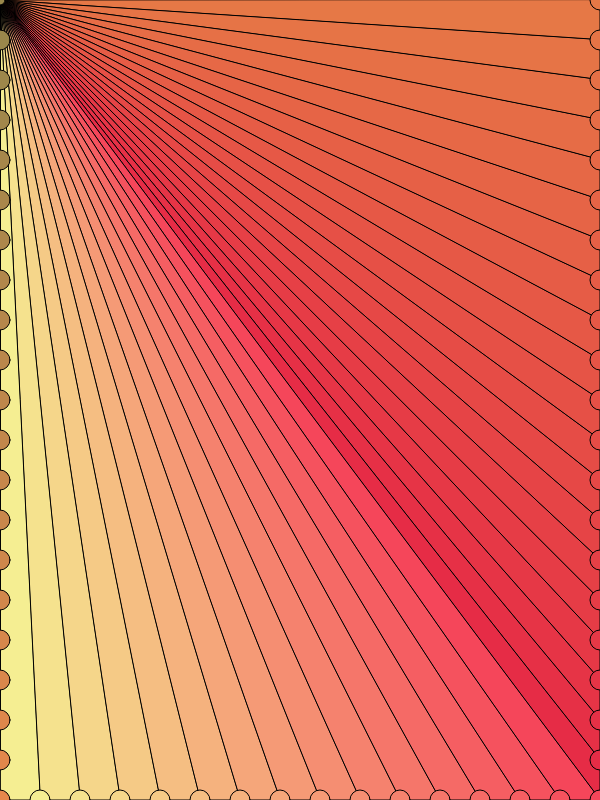
Frame 1 (no input)
Frame 60 (no input): identical to frame 1, image omitted
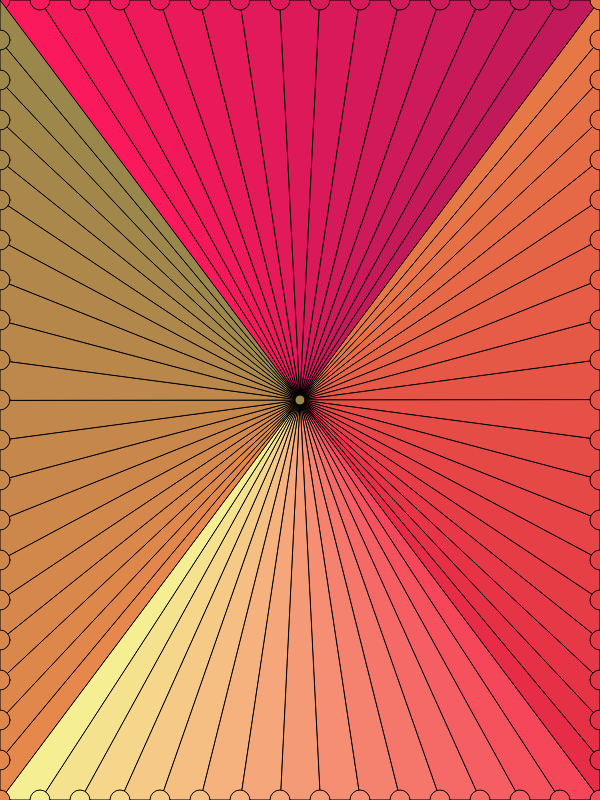
Frame 120 (the mouse pressed at the canvas centre since frame 60)

The p5.js sketch that drew these frames (run headless with seeded random() and noise() and a simulated clock; from frame 60 on, the mouse is pressed at the canvas centre):

// p5.js sketch
// ── sketch.js
// Project Title
// Your Name
// Date
//
// Extra for Experts:
// - describe what you did to take this project "above and beyond"


function setup() {
  createCanvas(600, 800);
}

function mouseCircle(){
  circle(mouseX, mouseY, 10);
}


function upLine(){
  //use this function to draw the upside
  let xStart = 0; // left corner
  let xEnd = width; // right corner
  let y = 0;
  let size = 20;
  for (let x = xStart; x < xEnd; x += 40){
    fill (250-x*0.1, 25, 90);
    triangle(x, y, x+40, y, mouseX, mouseY);
    circle(x, y, size);
    
  }
}

function rightLine(){
  //use this function to draw the right side
  let yStart = 0; // upright corner
  let yEnd = height; // downright corner
  let x = width;
  let size = 20;
  for (let y = yStart; y < yEnd; y += 40){
    fill (230, 120-y*0.1, 70);
    triangle(x, y, x, y+40, mouseX, mouseY);
    circle(x, y, size);
    
  }
}
function bottomLine(){
  //use this function to draw the right side
  let xStart = width; // bottom right corner
  let xEnd = 0; // bottom left corner
  let y = height;
  let size = 20;
  for (let x = xStart; x > xEnd; x -= 40){
    fill (245, 250-x*0.3, 150-x*0.1);
    triangle(x, y, x-40, y, mouseX, mouseY);
    circle(x, y, size);
    
  }
}


function leftLine(){
  //use this function to draw the right side
  let yStart = height; // upright corner
  let yEnd = 0; // downright corner
  let x = 0;
  let size = 20;
  for (let y = yStart; y > yEnd; y -= 40){
    fill (150+y*0.1, 135, 75);
    triangle(x, y, x, y-40, mouseX, mouseY);
    circle(x, y, size);
    
  }
}


function draw() {
  background(220);
  
  upLine();
  rightLine();
  bottomLine();
  leftLine();
  mouseCircle();
}
